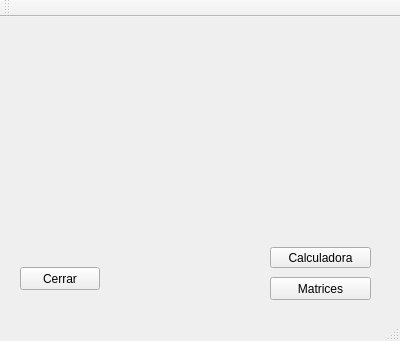
<?xml version="1.0" encoding="UTF-8"?>
<ui version="4.0">
 <class>Inicio</class>
 <widget class="QMainWindow" name="Inicio">
  <property name="geometry">
   <rect>
    <x>0</x>
    <y>0</y>
    <width>400</width>
    <height>341</height>
   </rect>
  </property>
  <property name="windowTitle">
   <string>Inicio</string>
  </property>
  <widget class="QWidget" name="centralWidget">
   <widget class="QPushButton" name="Inicio_Btt_Exit">
    <property name="geometry">
     <rect>
      <x>20</x>
      <y>250</y>
      <width>80</width>
      <height>23</height>
     </rect>
    </property>
    <property name="text">
     <string>Cerrar</string>
    </property>
   </widget>
   <widget class="QPushButton" name="Ini_Btt_goToMat">
    <property name="geometry">
     <rect>
      <x>270</x>
      <y>260</y>
      <width>101</width>
      <height>23</height>
     </rect>
    </property>
    <property name="text">
     <string>Matrices</string>
    </property>
    <property name="icon">
     <iconset>
      <normaloff>images/matriz.jpg</normaloff>images/matriz.jpg</iconset>
    </property>
   </widget>
   <widget class="QPushButton" name="Ini_Btt_goToCal">
    <property name="geometry">
     <rect>
      <x>270</x>
      <y>230</y>
      <width>101</width>
      <height>21</height>
     </rect>
    </property>
    <property name="text">
     <string>Calculadora</string>
    </property>
    <property name="icon">
     <iconset>
      <normaloff>images/cal.png</normaloff>images/cal.png</iconset>
    </property>
   </widget>
  </widget>
  <widget class="QMenuBar" name="menuBar">
   <property name="geometry">
    <rect>
     <x>0</x>
     <y>0</y>
     <width>400</width>
     <height>20</height>
    </rect>
   </property>
  </widget>
  <widget class="QToolBar" name="mainToolBar">
   <attribute name="toolBarArea">
    <enum>TopToolBarArea</enum>
   </attribute>
   <attribute name="toolBarBreak">
    <bool>false</bool>
   </attribute>
  </widget>
  <widget class="QStatusBar" name="statusBar"/>
 </widget>
 <layoutdefault spacing="6" margin="11"/>
 <resources/>
 <connections>
  <connection>
   <sender>Inicio_Btt_Exit</sender>
   <signal>clicked()</signal>
   <receiver>Inicio</receiver>
   <slot>close()</slot>
   <hints>
    <hint type="sourcelabel">
     <x>63</x>
     <y>201</y>
    </hint>
    <hint type="destinationlabel">
     <x>233</x>
     <y>94</y>
    </hint>
   </hints>
  </connection>
 </connections>
</ui>
